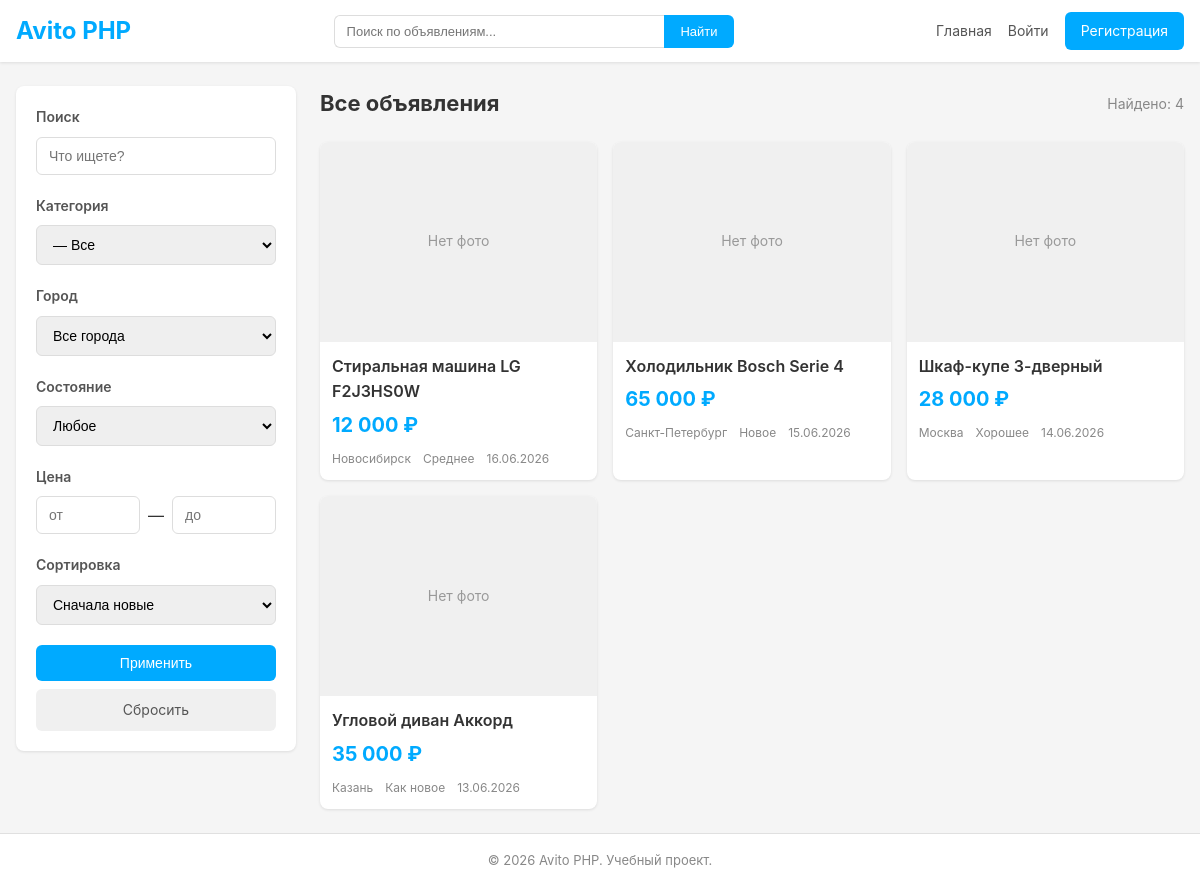
Screenshot of /search?category_id=5 with the database file from the repository.
### tables this page shows
CREATE TABLE IF NOT EXISTS advertisements (
    ad_id INT AUTO_INCREMENT PRIMARY KEY,
    seller_id INT NOT NULL,
    category_id INT NOT NULL,
    item_condition_id INT NOT NULL,
    city_id INT NOT NULL,
    title VARCHAR(255) NOT NULL,
    description TEXT NOT NULL,
    price DECIMAL(10, 2) NOT NULL,
    status_id INT NOT NULL,
    created_at TIMESTAMP NOT NULL DEFAULT CURRENT_TIMESTAMP,
    updated_at TIMESTAMP NULL DEFAULT NULL,

    FOREIGN KEY (seller_id) REFERENCES users(user_id) ON DELETE CASCADE,  
    FOREIGN KEY (category_id) REFERENCES categories(category_id),
    FOREIGN KEY (item_condition_id) REFERENCES item_conditions(item_condition_id),
    FOREIGN KEY (status_id) REFERENCES advertisement_statuses(ad_status_id),
    FOREIGN KEY (city_id) REFERENCES cities(city_id)
);

CREATE TABLE IF NOT EXISTS cities (
    city_id INT AUTO_INCREMENT PRIMARY KEY,
    name VARCHAR(100) NOT NULL UNIQUE
);

CREATE TABLE IF NOT EXISTS item_conditions (
    item_condition_id INT AUTO_INCREMENT PRIMARY KEY,
    name VARCHAR(100) NOT NULL
);

### src/Views/search/index.php (the view, shortened to what the rows shown need)
<div class="search-page">
    <div class="search-page__sidebar">
        <form action="/search" method="GET" class="filter-form">
            <div class="filter-form__section">
                <h3>Поиск</h3>
                <input type="text" name="q" class="filter-form__input" placeholder="Что ищете?" value="<?= $this->escape($search) ?>">
            </div>
            <div class="filter-form__section">
                <h3>Категория</h3>
                <select name="category_id" class="filter-form__select">
                    <?php foreach ($categories as $cat):
                        $subRepo = new \App\Repositories\CategoryRepository();
                        $subcategories = $subRepo->findByParentId($cat->category_id);
                    ?>
                        <optgroup label="<?= $this->escape($cat->name) ?>">
                            <?php if (!empty($subcategories)): ?>
                                <option value="<?= $cat->category_id ?>" <?= $selectedCategory === null ? '' : ($selectedCategory === $cat->category_id ? 'selected' : '') ?>>
                                    — Все
                                </option>
                            <?php endif; ?>
                        </optgroup>
                    <?php endforeach; ?>
                </select>
            </div>
            <div class="filter-form__section">
                <h3>Город</h3>
                <select name="city_id" class="filter-form__select">
                    <option value="">Все города</option>
                </select>
            </div>
            <div class="filter-form__section">
                <h3>Состояние</h3>
                <select name="item_condition_id" class="filter-form__select">
                    <option value="">Любое</option>
                </select>
            </div>
            <div class="filter-form__section">
                <h3>Цена</h3>
                <div class="filter-form__price">
                    <input type="number" name="price_min" class="filter-form__input" placeholder="от" value="<?= $priceMin !== null ? $this->escape((string) $priceMin) : '' ?>" min="0">
                    <span>—</span>
                    <input type="number" name="price_max" class="filter-form__input" placeholder="до" value="<?= $priceMax !== null ? $this->escape((string) $priceMax) : '' ?>" min="0">
                </div>
            </div>
            <div class="filter-form__section">
                <h3>Сортировка</h3>
                <select name="sort" class="filter-form__select">
                    <option value="date_desc" <?= $sort === 'date_desc' ? 'selected' : '' ?>>Сначала новые</option>
                </select>
            </div>
            <button type="submit" class="btn btn--primary filter-form__submit">Применить</button>
            <a href="/search" class="btn filter-form__reset">Сбросить</a>
        </form>
    </div>
    <div class="search-page__content">
        <div class="search-page__header">
            <h1><?= $search ? "Результаты по запросу «{$this->escape($search)}»" : 'Все объявления' ?></h1>
            <span class="search-page__count">Найдено: <?= $total ?></span>
        </div>
        <?php if (empty($ads)): ?>
            <div class="search-page__empty">
                <p>По вашему запросу ничего не найдено.</p>
                <a href="/search" class="btn">Сбросить фильтры</a>
            </div>
        <?php else: ?>
            <div class="ads-grid">
                <?php foreach ($ads as $ad): ?>
                    <div class="ad-card">
                        <a href="/ad/<?= $ad->ad_id ?>" class="ad-card__link">
                            <div class="ad-card__image">
                                <?php if (!empty($ad->first_image_path)): ?>
                                    <img src="/<?= $this->escape($ad->first_image_path) ?>" alt="<?= $this->escape($ad->title) ?>">
                                <?php else: ?>
                                    <div class="ad-card__no-image">Нет фото</div>
                                <?php endif; ?>
                            </div>
                            <div class="ad-card__body">
                                <h3 class="ad-card__title"><?= $this->escape($ad->title) ?></h3>
                                <div class="ad-card__price"><?= number_format($ad->price, 0, ',', ' ') ?> ₽</div>
                                <div class="ad-card__meta">
                                    <span><?= $this->escape($ad->city_name) ?></span>
                                    <span><?= $this->escape($ad->condition_name) ?></span>
                                    <span><?= date('d.m.Y', strtotime($ad->created_at)) ?></span>
                                </div>
                            </div>
                        </a>
                    </div>
                <?php endforeach; ?>
            </div>
        <?php endif; ?>
    </div>
</div>

### src/Core/Router.php (shortened to what the rows shown need)
<?php
class Router
{
    private array $routes = [];
    public function addRoute(string $method, string $pattern, string $handler, array $middleware = []): void
    {
        $this->routes[] = [
            'method' => $method,
            'pattern' => $pattern,
            'handler' => $handler,
            'middleware' => $middleware,
        ];
    }
    public function dispatch(string $method, string $uri): void
    {
        $uri = parse_url($uri, PHP_URL_PATH);
        $uri = rtrim($uri, '/') ?: '/';
        foreach ($this->routes as $route) {
            if ($route['method'] !== $method) {
                continue;
            }
            $params = $this->matchRoute($route['pattern'], $uri);
            if ($params === null) {
                continue;
            }
            [$controllerClass, $action] = explode('@', $route['handler']);
            $controllerClass = 'App\\Controllers\\' . $controllerClass;
            $controller = new $controllerClass();
            $controller->$action(...$params);
            return;
        }
    }
    private function matchRoute(string $pattern, string $uri): ?array
    {
        $regex = preg_replace('/\{(\w+)\}/', '(?P<$1>[^/]+)', $pattern);
        $regex = '#^' . $regex . '$#';
        if (preg_match($regex, $uri, $matches)) {
            return array_filter($matches, 'is_string', ARRAY_FILTER_USE_KEY);
        }
        return null;
    }
}

### rows the page displays
advertisements: title "Стиральная машина LG F2J3HS0W", price "12 000", city.name "Новосибирск", item_condition.name "Среднее", created_at "16.06.2026"
advertisements: title "Холодильник Bosch Serie 4", price "65 000", city.name "Санкт-Петербург", item_condition.name "Новое", created_at "15.06.2026"
advertisements: title "Шкаф-купе 3-дверный", price "28 000", city.name "Москва", item_condition.name "Хорошее", created_at "14.06.2026"
advertisements: title "Угловой диван Аккорд", price "35 000", city.name "Казань", item_condition.name "Как новое", created_at "13.06.2026"

### other values shown
$this->escape($app['name']) "Avito PHP"
$total "4"
